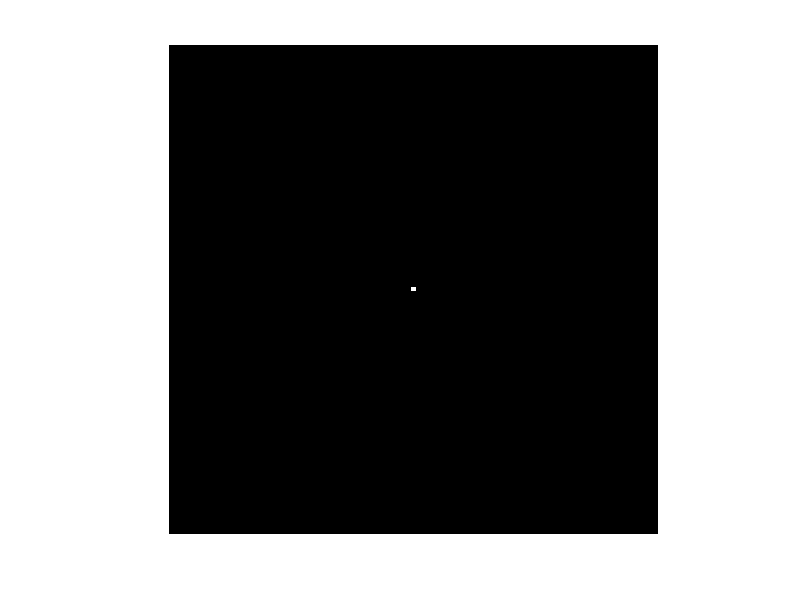

Reproduce this figure in MATLAB.
prompt = 'input length of white block \n';
x = input(prompt);
x=uint16(x);
l = 512;
I = zeros(l,l);
I(max(1,l/2-x/2+1):min(l,l/2-x/2+x),max(1,l/2-x/2+1) : min(l,l/2-x/2+x))=255;
imshow(I);
imwrite(I,'ans1.tif');

